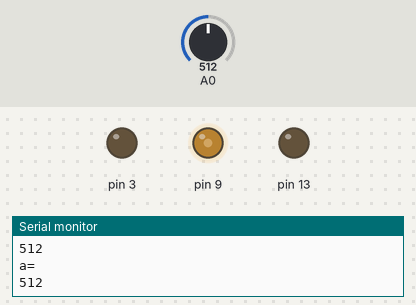
This sketch was run on a simulated Arduino Uno, built with avr-gcc and run on an emulated ATmega328P. Parts: output pins drawn as LEDs (lit = HIGH), the last lines printed to the serial monitor. Dashed ring = blinking. Inputs (shaded band) come from the test bench; at power-on: A0 = 512.

Above: at 1.9 s.
2.0 s: A0 set to 490
At 3.6 s:
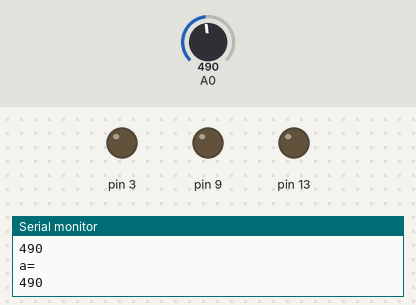
3.7 s: A0 set to 507
At 5.25 s:
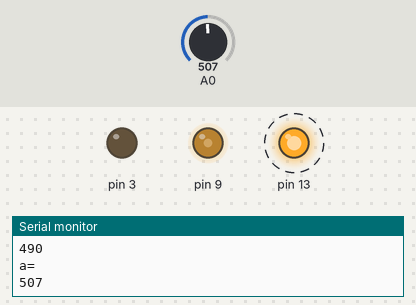
8.0 s: A0 set to 306
At 8.55 s:
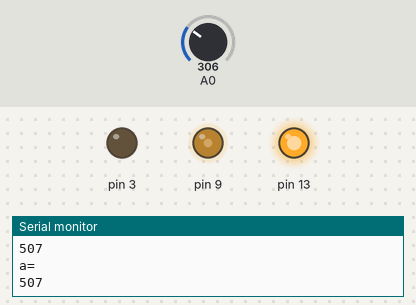
11.1 s: A0 set to 510
At 13.5 s:
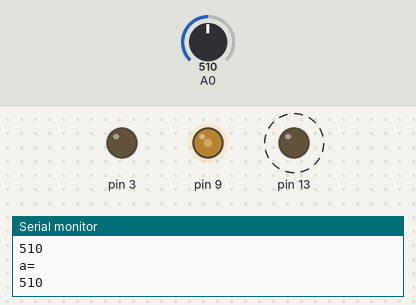
Timing chart, 0 to 16.4 s (numbered marks = the images above; inputs shaded):
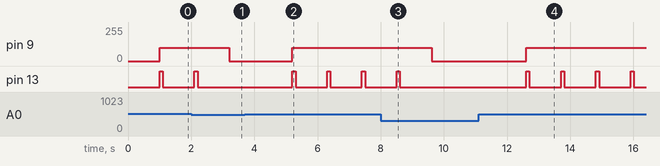

Measured:
- the behaviour switches between 500 and 501 on A0 (found by bisection; images 1 and 2)
- after the input at 2.0 s, pin 9: 100/255 → 0/255 after 1.2 s; pin 13: goes on until 2.2 s, then stays LOW
- after the input at 3.7 s, pin 9: 0/255 → 100/255 after 1.5 s; pin 13: alternates HIGH for 0.10 s and LOW for 1.0 s, starting after 1.5 s
- after the input at 8.0 s, pin 9: 100/255 → 0/255 after 1.6 s; pin 13: goes on until 8.6 s, then stays LOW
- after the input at 11.1 s, pin 9: 0/255 → 100/255 after 1.5 s; pin 13: alternates HIGH for 0.10 s and LOW for 1.0 s, starting after 1.5 s

The sketch:

datchik_vodi_s_pischalkoi.ino
```cpp
int a=0;
void setup() {
pinMode(13, OUTPUT);
pinMode(3, OUTPUT);
Serial.begin(9600);
}

void loop() {
if (a> 500){
  analogWrite(9, 100);
  digitalWrite(13, HIGH);
  delay(100);
  digitalWrite(13, LOW);
  delay(1);
}
if (a<500){
  analogWrite(9, 0);
}
a=analogRead(A0);
Serial.println("a=");Serial.println(a);
delay(1000);
}
```
